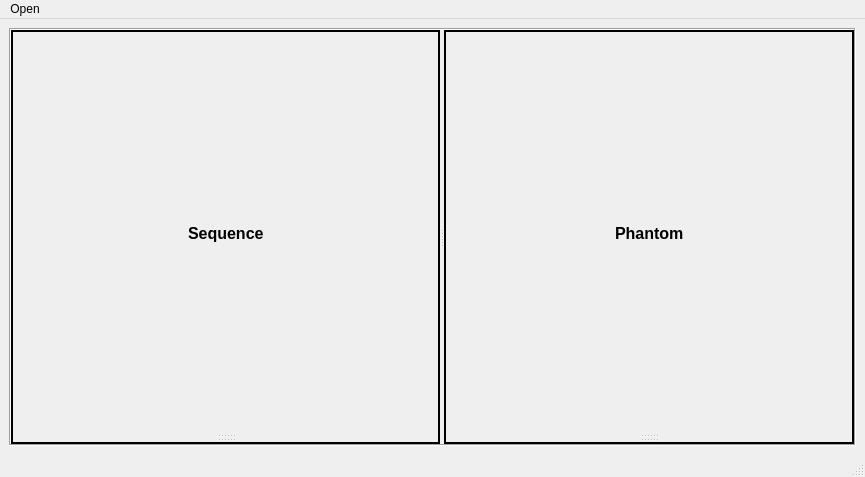
<?xml version="1.0" encoding="UTF-8"?>
<ui version="4.0">
 <class>MainWindow</class>
 <widget class="QMainWindow" name="MainWindow">
  <property name="geometry">
   <rect>
    <x>0</x>
    <y>0</y>
    <width>865</width>
    <height>477</height>
   </rect>
  </property>
  <property name="windowTitle">
   <string>MRI Simulator</string>
  </property>
  <widget class="QWidget" name="centralwidget">
   <layout class="QGridLayout" name="gridLayout">
    <item row="0" column="0">
     <widget class="QSplitter" name="main_window_splitter">
      <property name="autoFillBackground">
       <bool>true</bool>
      </property>
      <property name="frameShape">
       <enum>QFrame::Box</enum>
      </property>
      <property name="frameShadow">
       <enum>QFrame::Sunken</enum>
      </property>
      <property name="orientation">
       <enum>Qt::Horizontal</enum>
      </property>
      <widget class="QSplitter" name="sequence_section_splitter">
       <property name="frameShape">
        <enum>QFrame::WinPanel</enum>
       </property>
       <property name="orientation">
        <enum>Qt::Vertical</enum>
       </property>
       <widget class="QWidget" name="">
        <layout class="QHBoxLayout" name="sequence_name_Layout">
         <item>
          <spacer name="horizontalSpacer">
           <property name="orientation">
            <enum>Qt::Horizontal</enum>
           </property>
           <property name="sizeHint" stdset="0">
            <size>
             <width>40</width>
             <height>20</height>
            </size>
           </property>
          </spacer>
         </item>
         <item>
          <widget class="QLabel" name="Sequnce_label">
           <property name="font">
            <font>
             <pointsize>12</pointsize>
             <weight>75</weight>
             <bold>true</bold>
            </font>
           </property>
           <property name="text">
            <string>Sequence</string>
           </property>
          </widget>
         </item>
         <item>
          <spacer name="horizontalSpacer_2">
           <property name="orientation">
            <enum>Qt::Horizontal</enum>
           </property>
           <property name="sizeHint" stdset="0">
            <size>
             <width>40</width>
             <height>20</height>
            </size>
           </property>
          </spacer>
         </item>
        </layout>
       </widget>
       <widget class="QWidget" name="verticalLayoutWidget_3">
        <layout class="QVBoxLayout" name="sequence_viewer_Layout"/>
       </widget>
       <widget class="QWidget" name="verticalLayoutWidget_4">
        <layout class="QVBoxLayout" name="sequence_control_Layout"/>
       </widget>
      </widget>
      <widget class="QSplitter" name="phantom_section_splitter">
       <property name="frameShape">
        <enum>QFrame::WinPanel</enum>
       </property>
       <property name="orientation">
        <enum>Qt::Vertical</enum>
       </property>
       <widget class="QWidget" name="">
        <layout class="QHBoxLayout" name="phantom_name_Layout">
         <item>
          <spacer name="horizontalSpacer_3">
           <property name="orientation">
            <enum>Qt::Horizontal</enum>
           </property>
           <property name="sizeHint" stdset="0">
            <size>
             <width>40</width>
             <height>20</height>
            </size>
           </property>
          </spacer>
         </item>
         <item>
          <widget class="QLabel" name="Phantom_label">
           <property name="font">
            <font>
             <pointsize>12</pointsize>
             <weight>75</weight>
             <bold>true</bold>
            </font>
           </property>
           <property name="text">
            <string>Phantom</string>
           </property>
          </widget>
         </item>
         <item>
          <spacer name="horizontalSpacer_4">
           <property name="orientation">
            <enum>Qt::Horizontal</enum>
           </property>
           <property name="sizeHint" stdset="0">
            <size>
             <width>40</width>
             <height>20</height>
            </size>
           </property>
          </spacer>
         </item>
        </layout>
       </widget>
       <widget class="QWidget" name="verticalLayoutWidget">
        <layout class="QVBoxLayout" name="phantom_img_Layout"/>
       </widget>
       <widget class="QWidget" name="verticalLayoutWidget_2">
        <layout class="QVBoxLayout" name="reconstruction_Layout"/>
       </widget>
      </widget>
     </widget>
    </item>
   </layout>
  </widget>
  <widget class="QMenuBar" name="menubar">
   <property name="geometry">
    <rect>
     <x>0</x>
     <y>0</y>
     <width>865</width>
     <height>26</height>
    </rect>
   </property>
   <widget class="QMenu" name="menuOpen">
    <property name="title">
     <string>Open</string>
    </property>
    <addaction name="action_Phantom"/>
    <addaction name="action_Sequence"/>
   </widget>
   <addaction name="menuOpen"/>
  </widget>
  <widget class="QStatusBar" name="statusbar"/>
  <action name="action_Phantom">
   <property name="text">
    <string>Phantom</string>
   </property>
  </action>
  <action name="action_Sequence">
   <property name="text">
    <string>Sequence</string>
   </property>
  </action>
 </widget>
 <resources/>
 <connections/>
</ui>
